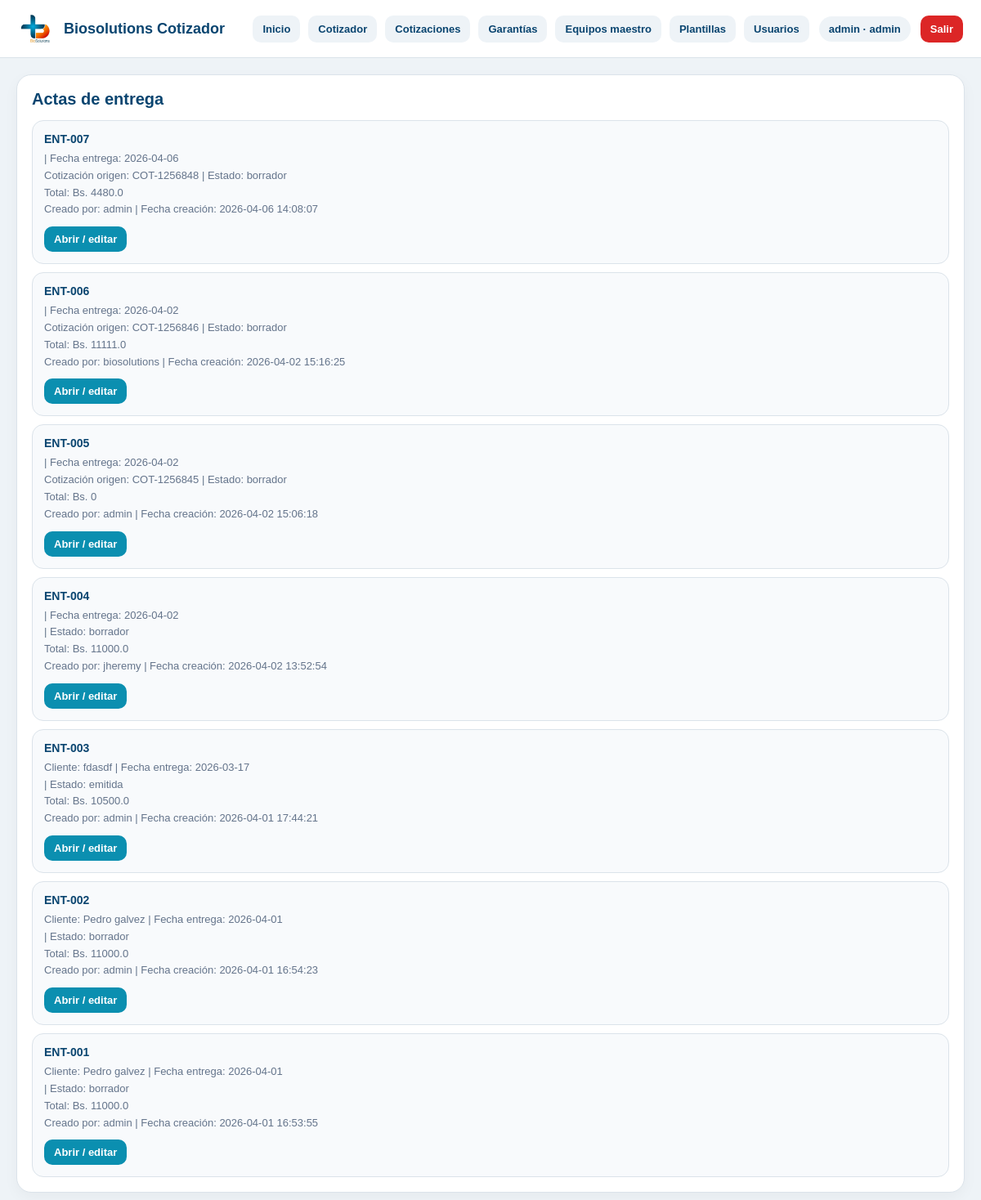
Page /entregas (signed in) on the earlier database version.
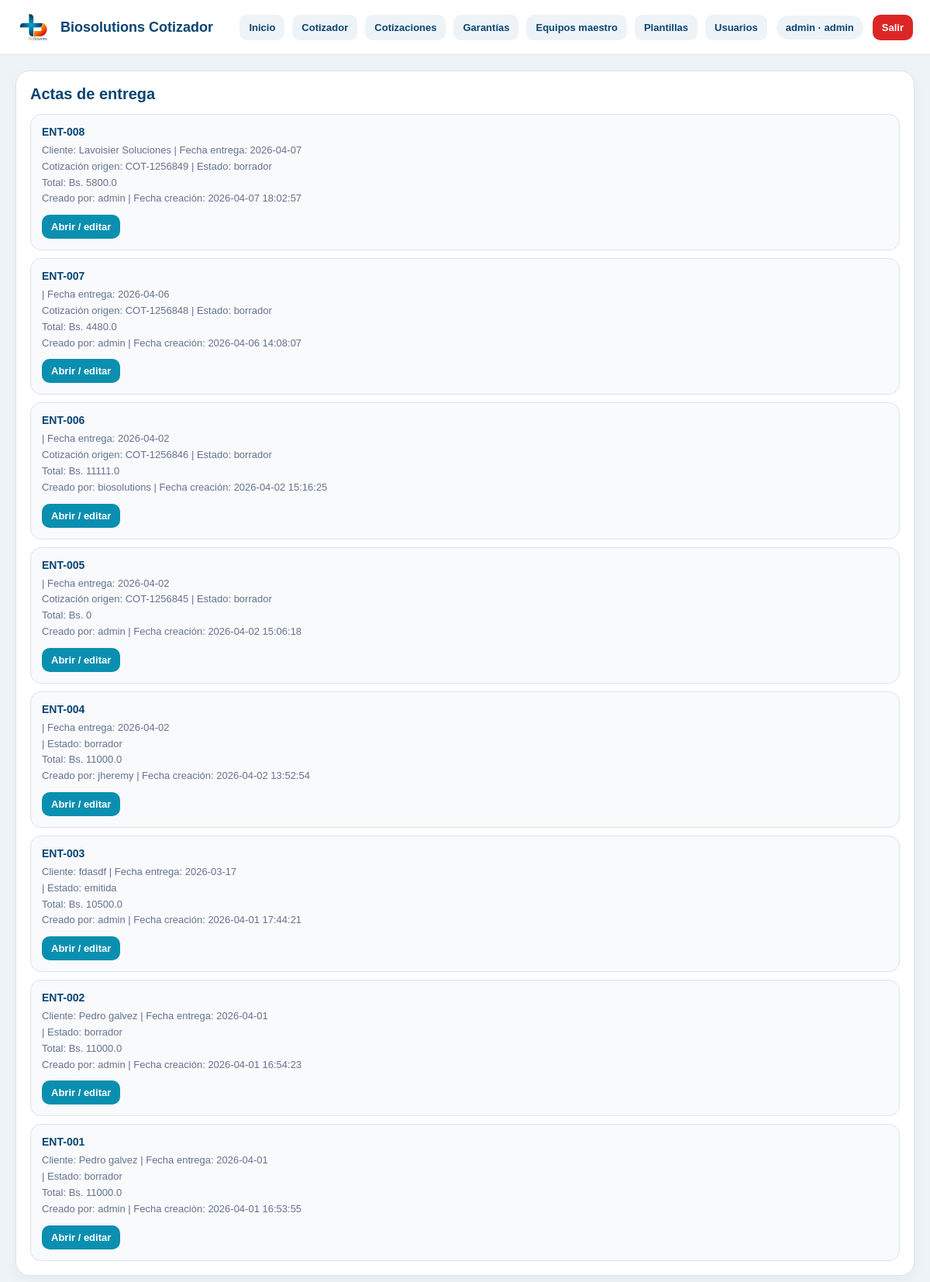
Same page on the later database version.
### tables this page shows
CREATE TABLE entregas (
            id INTEGER PRIMARY KEY AUTOINCREMENT,
            cotizacion_id INTEGER NOT NULL,
            numero_entrega TEXT,
            fecha_entrega TEXT,
            cliente_nombre TEXT,
            cliente_documento TEXT,
            recibe_nombre TEXT,
            entrega_nombre TEXT,
            entrega_documento_texto TEXT,
            texto_intro TEXT,
            total REAL DEFAULT 0,
            payload_json TEXT,
            estado TEXT DEFAULT 'borrador',
            creado_por_user_id INTEGER,
            actualizado_por_user_id INTEGER,
            creado_en TEXT DEFAULT CURRENT_TIMESTAMP,
            actualizado_en TEXT DEFAULT CURRENT_TIMESTAMP
        );

CREATE TABLE cotizaciones (
    id INTEGER PRIMARY KEY AUTOINCREMENT,
    numero TEXT,
    fecha TEXT,
    cliente TEXT,
    atencion TEXT,
    ciudad TEXT,
    validez TEXT,
    forma_pago TEXT,
    observaciones TEXT,
    moneda TEXT DEFAULT 'BOB',
    total REAL DEFAULT 0,
    estado TEXT DEFAULT 'borrador'
, payload_json TEXT, creado_por_user_id INTEGER, actualizado_por_user_id INTEGER, creado_en TEXT, actualizado_en TEXT, estado_documental TEXT DEFAULT 'borrador');

CREATE TABLE usuarios (
    id INTEGER PRIMARY KEY AUTOINCREMENT,
    username TEXT NOT NULL UNIQUE,
    password_hash TEXT NOT NULL,
    nombre TEXT,
    rol TEXT NOT NULL DEFAULT 'editor',
    activo INTEGER NOT NULL DEFAULT 1,
    creado_en TEXT NOT NULL DEFAULT CURRENT_TIMESTAMP
);

### app.py (the view)
@app.route("/entregas")
@login_required
def entregas_page():
    conn = get_db_connection()
    ensure_auth_schema(conn)
    entregas = conn.execute("""
        SELECT
            e.*,
            c.numero AS cotizacion_numero,
            uc.username AS creado_por_username,
            ua.username AS actualizado_por_username
        FROM entregas e
        LEFT JOIN cotizaciones c ON c.id = e.cotizacion_id
        LEFT JOIN usuarios uc ON uc.id = e.creado_por_user_id
        LEFT JOIN usuarios ua ON ua.id = e.actualizado_por_user_id
        ORDER BY e.id DESC
    """).fetchall()
    conn.close()
    return render_template("entregas.html", entregas=entregas, active_page="entregas")

### app.py (called while the page is built)
def get_db_connection():
    conn = sqlite3.connect(DB_PATH, timeout=10)
    conn.row_factory = sqlite3.Row
    return conn

def ensure_payload_json_column(conn):
    columns = conn.execute("PRAGMA table_info(cotizaciones)").fetchall()
    column_names = [col["name"] for col in columns]
    if "payload_json" not in column_names:
        conn.execute("ALTER TABLE cotizaciones ADD COLUMN payload_json TEXT")
        conn.commit()

def ensure_users_table(conn):
    conn.execute("""
        CREATE TABLE IF NOT EXISTS usuarios (
            id INTEGER PRIMARY KEY AUTOINCREMENT,
            username TEXT NOT NULL UNIQUE,
            password_hash TEXT NOT NULL,
            nombre TEXT,
            rol TEXT NOT NULL DEFAULT 'editor',
            activo INTEGER NOT NULL DEFAULT 1,
            creado_en TEXT NOT NULL DEFAULT CURRENT_TIMESTAMP
        )
    """)
    conn.commit()

def ensure_documentos_schema(conn):
    ensure_payload_json_column(conn)
    ensure_cotizaciones_audit_columns(conn)
    ensure_cotizacion_documental_column(conn)
    ensure_entregas_table(conn)
    ensure_garantias_table(conn)

def ensure_auth_schema(conn):
    ensure_users_table(conn)
    ensure_documentos_schema(conn)

### templates/entregas.html (shortened to what this page needs)
{% extends "base.html" %}
{% block content %}
<section class="page-card">
  <h2>Actas de entrega</h2>
  {% if entregas %}
    <div class="lib-list">
      {% for e in entregas %}
        <div class="lib-card">
          <strong>{{ e["numero_entrega"] or "Sin número" }}</strong>
          <span>
            {% if e["cliente_nombre"] %}Cliente: {{ e["cliente_nombre"] }}{% endif %}
            {% if e["fecha_entrega"] %} | Fecha entrega: {{ e["fecha_entrega"] }}{% endif %}
          </span>
          <span>
            {% if e["cotizacion_numero"] %}Cotización origen: {{ e["cotizacion_numero"] }}{% endif %}
            | Estado: {{ e["estado"] or "borrador" }}
          </span>
          <span>
            Total: Bs. {{ e["total"] or 0 }}
          </span>
           <span>
            Creado por: {{ e["creado_por_username"] or "N/D" }}
            {% if e["creado_en"] %} | Fecha creación: {{ e["creado_en"] }}{% endif %}
          </span>
          <div class="actions">
            <a href="{{ url_for('entrega_detail_page', entrega_id=e['id']) }}">Abrir / editar</a>
          </div>
        </div>
      {% endfor %}
    </div>
  {% else %}
    <p class="tiny-note">Todavía no hay actas de entrega generadas.</p>
  {% endif %}
</section>
{% endblock %}

Differences in the rows shown:
added entregas: numero_entrega "ENT-008", cliente_nombre "Lavoisier Soluciones", fecha_entrega "2026-04-07", cotizacion_numero "COT-1256849", estado "borrador", total "5800.0", username "admin", creado_en "2026-04-07 18:02:57"
